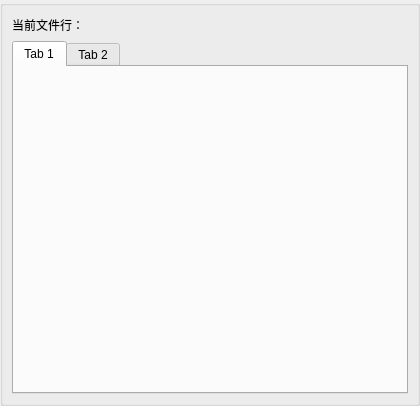
<?xml version="1.0" encoding="UTF-8"?>
<ui version="4.0">
 <class>GcodeListDlg</class>
 <widget class="QWidget" name="GcodeListDlg">
  <property name="geometry">
   <rect>
    <x>0</x>
    <y>0</y>
    <width>420</width>
    <height>406</height>
   </rect>
  </property>
  <property name="minimumSize">
   <size>
    <width>420</width>
    <height>0</height>
   </size>
  </property>
  <property name="maximumSize">
   <size>
    <width>16777215</width>
    <height>16777215</height>
   </size>
  </property>
  <property name="windowTitle">
   <string>程序列表</string>
  </property>
  <layout class="QVBoxLayout" name="verticalLayout_2">
   <property name="spacing">
    <number>0</number>
   </property>
   <property name="leftMargin">
    <number>0</number>
   </property>
   <property name="topMargin">
    <number>0</number>
   </property>
   <property name="rightMargin">
    <number>0</number>
   </property>
   <property name="bottomMargin">
    <number>0</number>
   </property>
   <item>
    <widget class="QGroupBox" name="groupBox">
     <property name="title">
      <string/>
     </property>
     <layout class="QHBoxLayout" name="horizontalLayout_2">
      <item>
       <layout class="QVBoxLayout" name="verticalLayout">
        <item>
         <layout class="QHBoxLayout" name="horizontalLayout">
          <item>
           <widget class="QLabel" name="curLine_label_2">
            <property name="text">
             <string>当前文件行：</string>
            </property>
           </widget>
          </item>
          <item>
           <widget class="QLabel" name="curLine_label">
            <property name="text">
             <string/>
            </property>
           </widget>
          </item>
          <item>
           <spacer name="horizontalSpacer">
            <property name="orientation">
             <enum>Qt::Horizontal</enum>
            </property>
            <property name="sizeHint" stdset="0">
             <size>
              <width>40</width>
              <height>20</height>
             </size>
            </property>
           </spacer>
          </item>
         </layout>
        </item>
        <item>
         <widget class="QTabWidget" name="tabWidget">
          <property name="currentIndex">
           <number>0</number>
          </property>
          <widget class="QWidget" name="tab">
           <attribute name="title">
            <string>Tab 1</string>
           </attribute>
          </widget>
          <widget class="QWidget" name="tab_2">
           <attribute name="title">
            <string>Tab 2</string>
           </attribute>
          </widget>
         </widget>
        </item>
       </layout>
      </item>
     </layout>
     <zorder></zorder>
    </widget>
   </item>
  </layout>
 </widget>
 <resources/>
 <connections/>
</ui>
